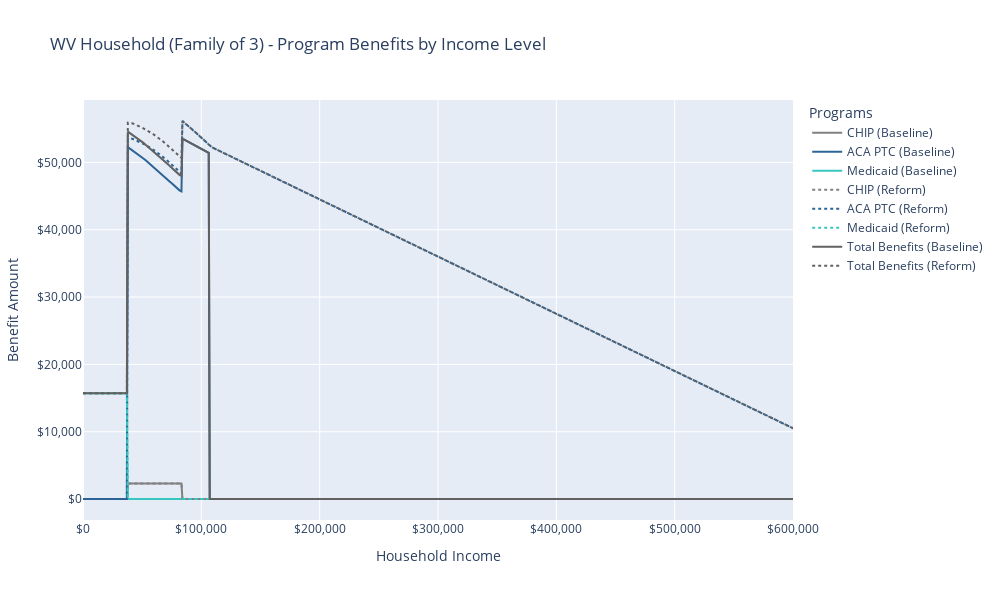

Source (notebook cell):
### Code cell
# Create wv graph
fig_wv = go.Figure()

# Add baseline traces (solid lines)
fig_wv.add_trace(go.Scatter(
    x=household_income_wv, 
    y=baseline_wv_per_capita_chip, 
    mode='lines', 
    name='CHIP (Baseline)', 
    line=dict(color=GRAY, width=2)
))

fig_wv.add_trace(go.Scatter(
    x=household_income_wv, 
    y=baseline_wv_aca_ptc, 
    mode='lines', 
    name='ACA PTC (Baseline)', 
    line=dict(color=BLUE_PRIMARY, width=2)
))

fig_wv.add_trace(go.Scatter(
    x=household_income_wv, 
    y=baseline_wv_medicaid_cost, 
    mode='lines', 
    name='Medicaid (Baseline)', 
    line=dict(color=TEAL_ACCENT, width=2)
))

# Add reform traces (dotted lines)
fig_wv.add_trace(go.Scatter(
    x=household_income_wv, 
    y=reform_wv_per_capita_chip, 
    mode='lines', 
    name='CHIP (Reform)', 
    line=dict(color=GRAY, width=2, dash='dot')
))

fig_wv.add_trace(go.Scatter(
    x=household_income_wv, 
    y=reform_wv_aca_ptc, 
    mode='lines', 
    name='ACA PTC (Reform)', 
    line=dict(color=BLUE_PRIMARY, width=2, dash='dot')
))

fig_wv.add_trace(go.Scatter(
    x=household_income_wv, 
    y=reform_wv_medicaid_cost, 
    mode='lines', 
    name='Medicaid (Reform)', 
    line=dict(color=TEAL_ACCENT, width=2, dash='dot')
))

# Add total lines
fig_wv.add_trace(go.Scatter(
    x=household_income_wv, 
    y=baseline_wv_total, 
    mode='lines', 
    name='Total Benefits (Baseline)', 
    line=dict(color=DARK_GRAY, width=2)
))

fig_wv.add_trace(go.Scatter(
    x=household_income_wv, 
    y=reform_wv_total, 
    mode='lines', 
    name='Total Benefits (Reform)', 
    line=dict(color=DARK_GRAY, width=2, dash='dot')
))

# Update layout
fig_wv.update_layout(
    title='WV Household (Family of 3) - Program Benefits by Income Level',
    xaxis_title='Household Income',
    yaxis_title='Benefit Amount',
    legend_title='Programs',
    xaxis=dict(tickformat='$,.0f', range=[0, 600000]),
    yaxis=dict(tickformat='$,.0f'),
    height=600,
    width=1000
)

### Figure 1 — Plotly figure (JSON) as saved in the notebook; plotly's stock layout.template omitted (floating-point values rounded to 4 significant figures; data arrays with more than 128 entries replaced by an {"elided": "..."} marker saying what was removed)
{"data": [{"line": {"color": "#808080", "width": 2}, "mode": "lines", "name": "CHIP (Baseline)", "type": "scatter", "x": {"elided": "800 float values"}, "y": {"elided": "800 float values"}}, {"line": {"color": "#2C6496", "width": 2}, "mode": "lines", "name": "ACA PTC (Baseline)", "type": "scatter", "x": {"elided": "800 float values"}, "y": {"elided": "800 float values"}}, {"line": {"color": "#39C6C0", "width": 2}, "mode": "lines", "name": "Medicaid (Baseline)", "type": "scatter", "x": {"elided": "800 float values"}, "y": {"elided": "800 float values"}}, {"line": {"color": "#808080", "dash": "dot", "width": 2}, "mode": "lines", "name": "CHIP (Reform)", "type": "scatter", "x": {"elided": "800 float values"}, "y": {"elided": "800 float values"}}, {"line": {"color": "#2C6496", "dash": "dot", "width": 2}, "mode": "lines", "name": "ACA PTC (Reform)", "type": "scatter", "x": {"elided": "800 float values"}, "y": {"elided": "800 float values"}}, {"line": {"color": "#39C6C0", "dash": "dot", "width": 2}, "mode": "lines", "name": "Medicaid (Reform)", "type": "scatter", "x": {"elided": "800 float values"}, "y": {"elided": "800 float values"}}, {"line": {"color": "#616161", "width": 2}, "mode": "lines", "name": "Total Benefits (Baseline)", "type": "scatter", "x": {"elided": "800 float values"}, "y": {"elided": "800 float values"}}, {"line": {"color": "#616161", "dash": "dot", "width": 2}, "mode": "lines", "name": "Total Benefits (Reform)", "type": "scatter", "x": {"elided": "800 float values"}, "y": {"elided": "800 float values"}}], "layout": {"height": 600, "legend": {"title": {"text": "Programs"}}, "title": {"text": "WV Household (Family of 3) - Program Benefits by Income Level"}, "width": 1000, "xaxis": {"range": [0, 600000], "tickformat": "$,.0f", "title": {"text": "Household Income"}}, "yaxis": {"tickformat": "$,.0f", "title": {"text": "Benefit Amount"}}}}
